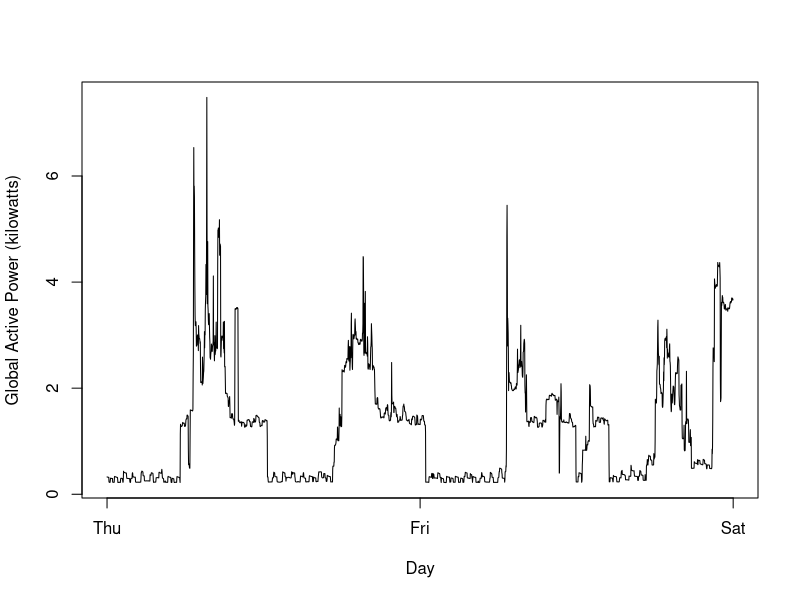

This figure's R source:
library(dplyr)
# 1. Load the data
electric <- read.csv("./data/household_power_consumption.txt", sep=";")

# 2. Format & Filter
format <- "%d/%m/%Y %H:%M:%S"
start_date <- as.POSIXct("01/02/2007 00:00:00", format=format)
end_date <- as.POSIXct("02/02/2007 23:59:59", format=format)

electric <- electric %>%
  mutate(time = as.POSIXct(paste(Date, Time), format=format)) %>%
  mutate(Global_active_power = as.numeric(Global_active_power)) %>%
  filter(time >= start_date & time <= end_date )

# 3. make the plot
png("plot2.png", width=480, height=480)

plot(x = electric$time, y = electric$Global_active_power,
      type="l", xaxt="n", ylab="Global Active Power (kilowatts)", xlab="Day")
pts <- c(as.POSIXct("2007-02-01 00:00:00"),
         as.POSIXct("2007-02-02 00:00:00"),
         as.POSIXct("2007-02-03 00:00:00") )
axis(1, labels = format(pts, "%a"), at=pts)

dev.off()
